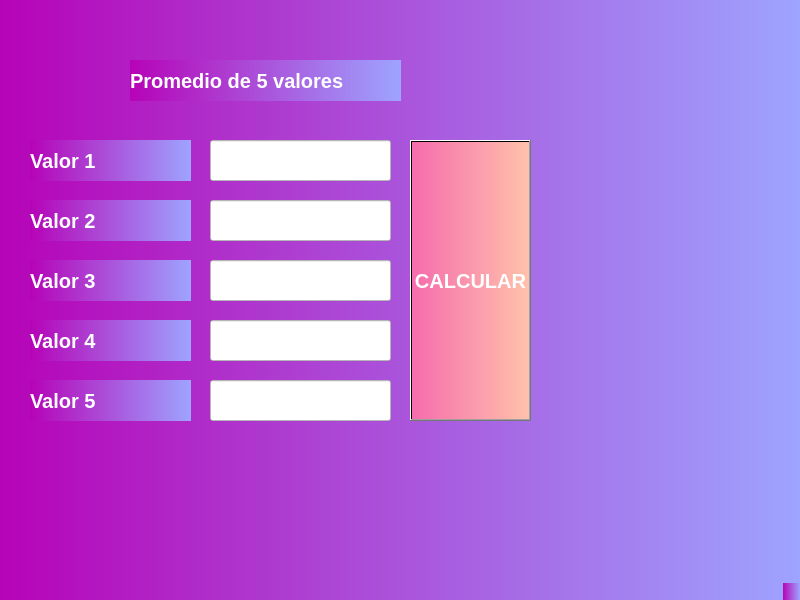
<?xml version="1.0" encoding="UTF-8"?>
<ui version="4.0">
 <class>MainWindow</class>
 <widget class="QMainWindow" name="MainWindow">
  <property name="geometry">
   <rect>
    <x>0</x>
    <y>0</y>
    <width>800</width>
    <height>600</height>
   </rect>
  </property>
  <property name="windowTitle">
   <string>MainWindow</string>
  </property>
  <property name="styleSheet">
   <string notr="true">background-color: qlineargradient(spread:repeat, x1:0, y1:0, x2:1, y2:0, stop:0 rgba(182, 3, 183, 255), stop:1 rgba(158, 164, 255, 255));</string>
  </property>
  <widget class="QWidget" name="centralwidget">
   <widget class="QLabel" name="label">
    <property name="geometry">
     <rect>
      <x>30</x>
      <y>140</y>
      <width>161</width>
      <height>41</height>
     </rect>
    </property>
    <property name="font">
     <font>
      <pointsize>15</pointsize>
      <weight>75</weight>
      <italic>false</italic>
      <bold>true</bold>
      <underline>false</underline>
      <strikeout>false</strikeout>
     </font>
    </property>
    <property name="styleSheet">
     <string notr="true">color: rgb(255, 255, 255);</string>
    </property>
    <property name="text">
     <string>Valor 1</string>
    </property>
   </widget>
   <widget class="QLineEdit" name="A">
    <property name="geometry">
     <rect>
      <x>210</x>
      <y>140</y>
      <width>181</width>
      <height>41</height>
     </rect>
    </property>
    <property name="styleSheet">
     <string notr="true">background-color: rgb(255, 255, 255);</string>
    </property>
   </widget>
   <widget class="QLabel" name="label_2">
    <property name="geometry">
     <rect>
      <x>130</x>
      <y>60</y>
      <width>271</width>
      <height>41</height>
     </rect>
    </property>
    <property name="font">
     <font>
      <pointsize>15</pointsize>
      <weight>75</weight>
      <italic>false</italic>
      <bold>true</bold>
      <underline>false</underline>
      <strikeout>false</strikeout>
     </font>
    </property>
    <property name="styleSheet">
     <string notr="true">color: rgb(255, 255, 255);</string>
    </property>
    <property name="text">
     <string>Promedio de 5 valores</string>
    </property>
   </widget>
   <widget class="QPushButton" name="PROMEDIO">
    <property name="geometry">
     <rect>
      <x>410</x>
      <y>140</y>
      <width>121</width>
      <height>281</height>
     </rect>
    </property>
    <property name="font">
     <font>
      <pointsize>15</pointsize>
      <weight>75</weight>
      <bold>true</bold>
     </font>
    </property>
    <property name="styleSheet">
     <string notr="true">color: rgb(255, 255, 255);
background-color: qlineargradient(spread:pad, x1:0, y1:0, x2:1, y2:0, stop:0 rgba(246, 108, 173, 255), stop:1 rgba(255, 194, 171, 255));</string>
    </property>
    <property name="text">
     <string>CALCULAR</string>
    </property>
   </widget>
   <widget class="QLabel" name="label_3">
    <property name="geometry">
     <rect>
      <x>30</x>
      <y>200</y>
      <width>161</width>
      <height>41</height>
     </rect>
    </property>
    <property name="font">
     <font>
      <pointsize>15</pointsize>
      <weight>75</weight>
      <italic>false</italic>
      <bold>true</bold>
      <underline>false</underline>
      <strikeout>false</strikeout>
     </font>
    </property>
    <property name="styleSheet">
     <string notr="true">color: rgb(255, 255, 255);</string>
    </property>
    <property name="text">
     <string>Valor 2</string>
    </property>
   </widget>
   <widget class="QLabel" name="label_4">
    <property name="geometry">
     <rect>
      <x>30</x>
      <y>260</y>
      <width>161</width>
      <height>41</height>
     </rect>
    </property>
    <property name="font">
     <font>
      <pointsize>15</pointsize>
      <weight>75</weight>
      <italic>false</italic>
      <bold>true</bold>
      <underline>false</underline>
      <strikeout>false</strikeout>
     </font>
    </property>
    <property name="styleSheet">
     <string notr="true">color: rgb(255, 255, 255);</string>
    </property>
    <property name="text">
     <string>Valor 3</string>
    </property>
   </widget>
   <widget class="QLabel" name="label_5">
    <property name="geometry">
     <rect>
      <x>30</x>
      <y>320</y>
      <width>161</width>
      <height>41</height>
     </rect>
    </property>
    <property name="font">
     <font>
      <pointsize>15</pointsize>
      <weight>75</weight>
      <italic>false</italic>
      <bold>true</bold>
      <underline>false</underline>
      <strikeout>false</strikeout>
     </font>
    </property>
    <property name="styleSheet">
     <string notr="true">color: rgb(255, 255, 255);</string>
    </property>
    <property name="text">
     <string>Valor 4</string>
    </property>
   </widget>
   <widget class="QLabel" name="label_6">
    <property name="geometry">
     <rect>
      <x>30</x>
      <y>380</y>
      <width>161</width>
      <height>41</height>
     </rect>
    </property>
    <property name="font">
     <font>
      <pointsize>15</pointsize>
      <weight>75</weight>
      <italic>false</italic>
      <bold>true</bold>
      <underline>false</underline>
      <strikeout>false</strikeout>
     </font>
    </property>
    <property name="styleSheet">
     <string notr="true">color: rgb(255, 255, 255);</string>
    </property>
    <property name="text">
     <string>Valor 5</string>
    </property>
   </widget>
   <widget class="QLineEdit" name="B">
    <property name="geometry">
     <rect>
      <x>210</x>
      <y>200</y>
      <width>181</width>
      <height>41</height>
     </rect>
    </property>
    <property name="styleSheet">
     <string notr="true">background-color: rgb(255, 255, 255);</string>
    </property>
   </widget>
   <widget class="QLineEdit" name="C">
    <property name="geometry">
     <rect>
      <x>210</x>
      <y>260</y>
      <width>181</width>
      <height>41</height>
     </rect>
    </property>
    <property name="styleSheet">
     <string notr="true">background-color: rgb(255, 255, 255);</string>
    </property>
   </widget>
   <widget class="QLineEdit" name="D">
    <property name="geometry">
     <rect>
      <x>210</x>
      <y>320</y>
      <width>181</width>
      <height>41</height>
     </rect>
    </property>
    <property name="styleSheet">
     <string notr="true">background-color: rgb(255, 255, 255);</string>
    </property>
   </widget>
   <widget class="QLineEdit" name="E">
    <property name="geometry">
     <rect>
      <x>210</x>
      <y>380</y>
      <width>181</width>
      <height>41</height>
     </rect>
    </property>
    <property name="styleSheet">
     <string notr="true">background-color: rgb(255, 255, 255);</string>
    </property>
   </widget>
  </widget>
  <widget class="QMenuBar" name="menubar">
   <property name="geometry">
    <rect>
     <x>0</x>
     <y>0</y>
     <width>800</width>
     <height>21</height>
    </rect>
   </property>
  </widget>
  <widget class="QStatusBar" name="statusbar"/>
 </widget>
 <resources/>
 <connections/>
</ui>
